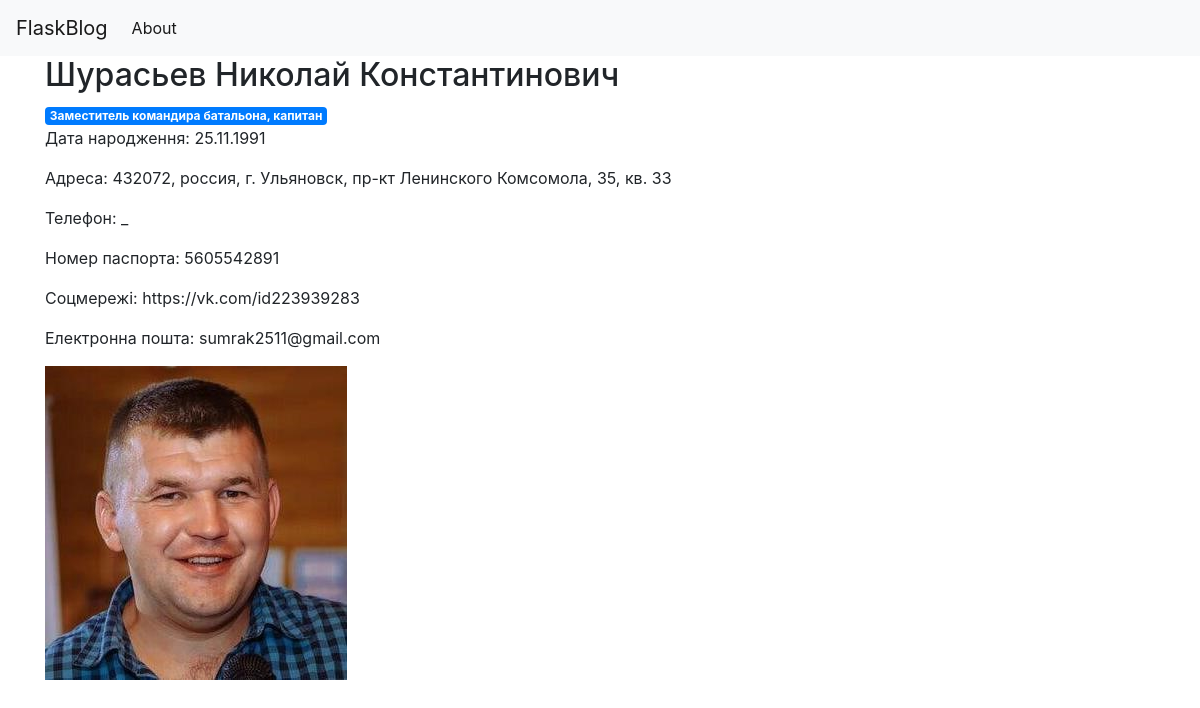
/2, run on the app's committed database.
### tables this page shows
CREATE TABLE posts (
        id INTEGER PRIMARY KEY AUTOINCREMENT,
        created TIMESTAMP NOT NULL DEFAULT CURRENT_TIMESTAMP,
        FIO TEXT,
        DOB TEXT,
        Position TEXT,
        Unit TEXT,
        Passport TEXT,
        Passport_Issue_Date TEXT,
        Issued_By TEXT,
        Taxpayer_Number TEXT,
        Social_Security_Number TEXT,
        Address TEXT,
        Phone_Number TEXT,
        Social_Media TEXT,
        Email TEXT,
        Status TEXT,
        Verified TEXT,
        Source TEXT,
        Image_File TEXT
    );

### app.py (the view)
@app.route('/<int:post_id>')
def post(post_id):
    post = get_post(post_id)
    return render_template('post.html', post=post)

### app.py (called while the page is built)
def get_db_connection():
    conn = sqlite3.connect(db)
    conn.row_factory = sqlite3.Row
    return conn

def get_post(post_id):
    conn = get_db_connection()
    post = conn.execute('SELECT * FROM posts WHERE id = ?',
                        (post_id,)).fetchone()
    conn.close()
    if post is None:
        abort(404)
    return post

### templates/post.html
{% extends 'base.html' %}
{% block content %}
    <h2>{% block title %} {{ post['FIO'] }} {% endblock %}</h2>
    <span class="badge badge-primary">{{ post['Position'] }}</span>
    <p>Дата народження: {{ post['DOB'] }}</p>
    <p>Адреса: {{ post['Address'] }}</p>
    <p>Телефон: {{ post['Phone_Number'] }}</p>
    <p>Номер паспорта: {{ post['Passport'] }}</p>
    <p>Соцмережі: {{ post['Social_Media'] }}</p>
    <p>Електронна пошта: {{ post['Email'] }}</p>
    <img src="{{ url_for('static', filename='images/' + post['Image_File']) }}" alt="{{ post['FIO'] }} Image">
{% endblock %}

### data on the page
posts: FIO "Шурасьев Николай Константинович", Position "Заместитель командира батальона, капитан", DOB "25.11.1991", Address "432072, россия, г. Ульяновск, пр-кт Ленинского Комсомола, 35, кв. 33", Phone_Number "_", Passport "5605542891", Social_Media "https://vk.com/id223939283", Email "sumrak2511@gmail.com", Image_File (picture)
